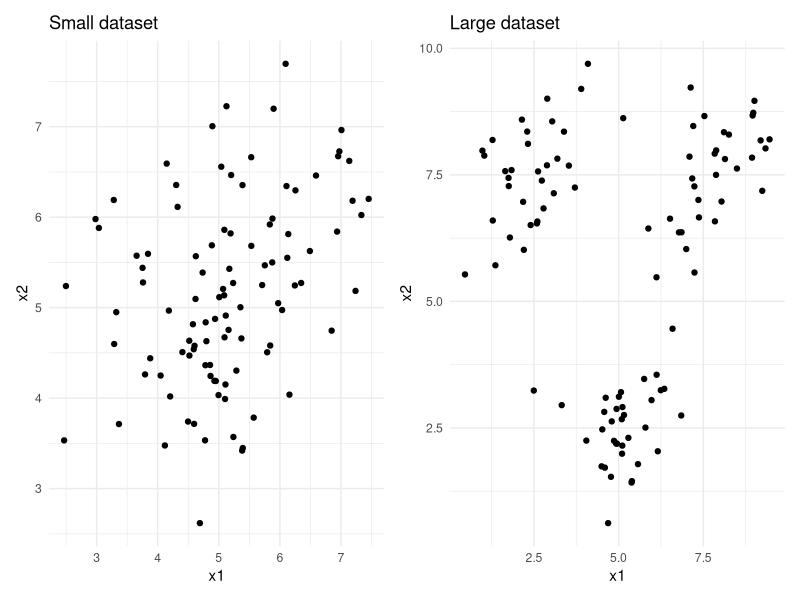
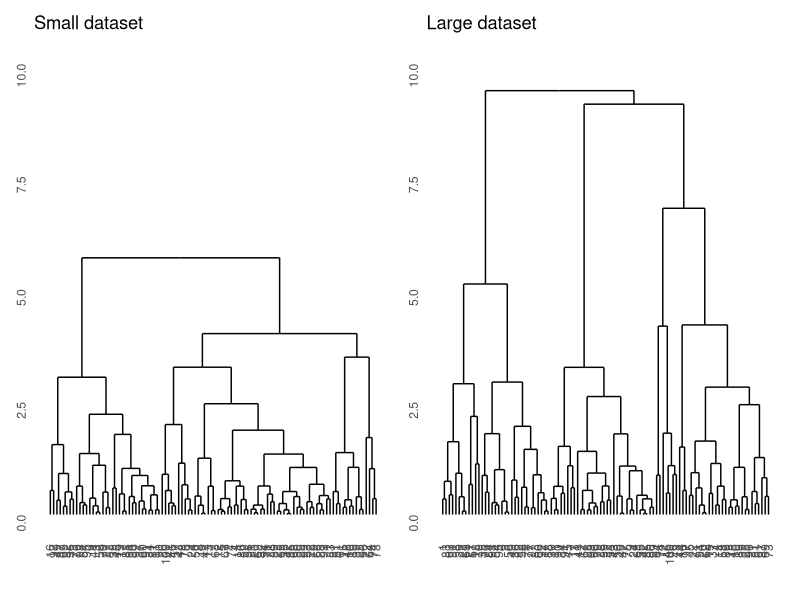
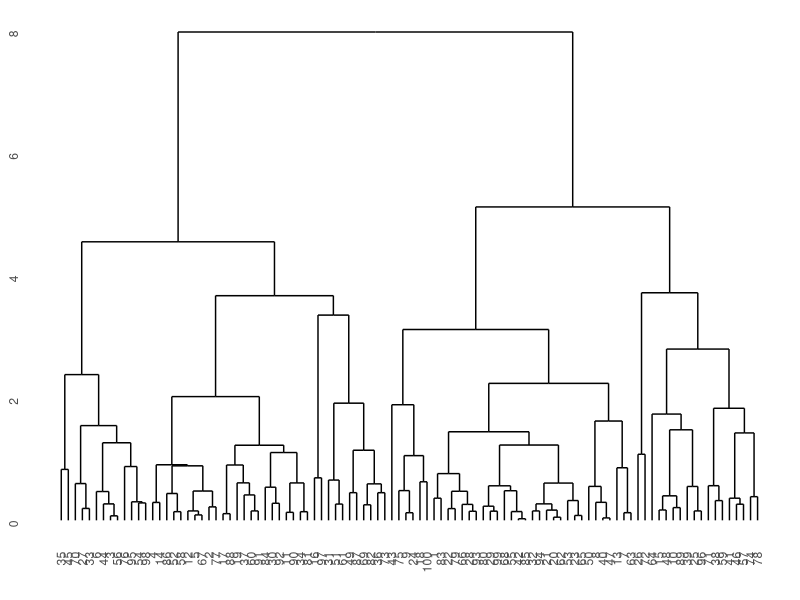
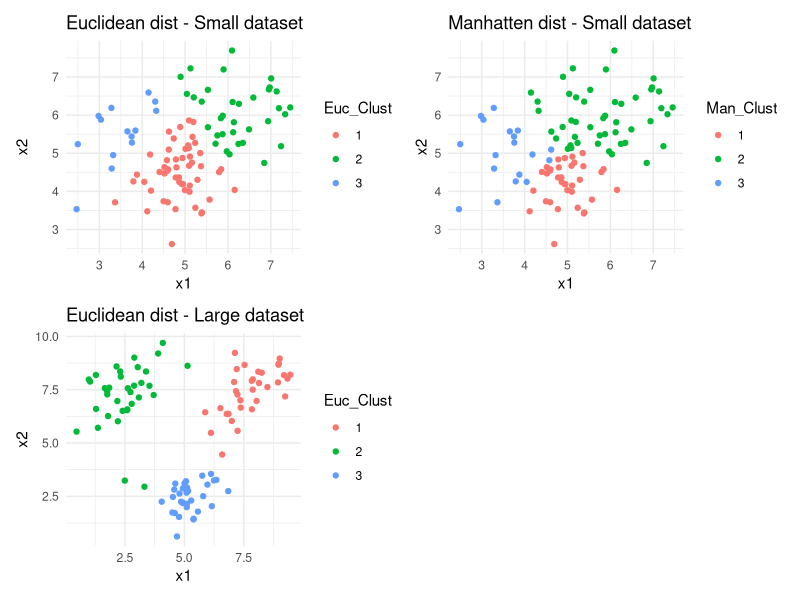

These charts were generated, in order, by the following R code: (Note: this script raises an error after producing the figures.)
## ---- chunk 1
knitr::opts_chunk$set(echo = TRUE)
## ---- chunk 2
library(MASS)
library(tidyverse)
library(patchwork)
library(ggdendro)
## ---- chunk 3
## To simulate data, we do the following

## First, set a seed for reproducibility
set.seed(123)

## Create a 2 by 2 variance-covariance matrix 
sigma      <- matrix(c(1, .5, .5, 1), 2, 2)

## Create a matrix with data that is simulated from a 
## multivariate normal distribution that has:

  ## 2 variables, both with a mean of 5 and variance-covariance stated in sigma
  ## 100 observations
sim_matrix <- mvrnorm(n = 100, mu = c(5, 5), 
                      Sigma = sigma)

## Name the columns from the simulated matrix x1 and x2
colnames(sim_matrix) <- c("x1", "x2")

## Create a tibble of the simulated matrix that has another
## variable which denotes one of three classes (A, B, C)
## which are randomly sampled with equal probabilities for every observation
sim_df <- 
  sim_matrix %>% 
  as_tibble() %>%
  mutate(class = sample(c("A", "B", "C"), size = 100, 
                        replace = TRUE))

## Create another tibble from the earlier created tibble that
## changes the variables in the following way:
sim_df_small <- 
  sim_df %>%
                        ## if class is A, x2 becomes x2 + .5
  mutate(x2 = case_when(class == "A" ~ x2 + .5,
                        ## if class is B, x2 becomes x2 - .5
                        class == "B" ~ x2 - .5,
                        ## and so on
                        class == "C" ~ x2 + .5),
         ## do similar changes for x1
         x1 = case_when(class == "A" ~ x1 - .5,
                        class == "B" ~ x1 - 0,
                        class == "C" ~ x1 + .5))

## Repeat the process from the previous created tibble, but now increase
## the values by which x2 and x1 change depending on class
sim_df_large <- 
  sim_df %>%
  mutate(x2 = case_when(class == "A" ~ x2 + 2.5,
                        class == "B" ~ x2 - 2.5,
                        class == "C" ~ x2 + 2.5),
         x1 = case_when(class == "A" ~ x1 - 2.5,
                        class == "B" ~ x1 - 0,
                        class == "C" ~ x1 + 2.5))
## ---- chunk 4
sim_df_small <- sim_df_small %>% select(-class)

sim_df_large <- sim_df_large %>% select(-class)
## ---- chunk 5
plot_one <- sim_df_small %>% ggplot(., aes(x = x1, y = x2)) +
  geom_point() + theme_minimal() + labs(title = "Small dataset")
plot_two <- sim_df_large %>% ggplot(., aes(x = x1, y = x2)) +
  geom_point() + theme_minimal() + labs(title = "Large dataset")

plot_one + plot_two + plot_layout(ncol = 2, nrow = 1) 
## ---- chunk 6
distance_small <- dist(sim_df_small, method = "euclidean")
results_small <- hclust(distance_small, method = "complete")

distance_large <- dist(sim_df_large, method = "euclidean")
results_large <- hclust(distance_large, method = "complete")

small_dendo <- ggdendrogram(results_small) + ylim(0, 10) +
  labs(title = "Small dataset")

large_dendo <- ggdendrogram(results_large) + ylim(0, 10) +
  labs(title = "Large dataset")

small_dendo + large_dendo + plot_layout(ncol = 2)
## ---- chunk 7
manhatten_distances <- dist(sim_df_small, method = "manhattan")
results_manhat <- hclust(manhatten_distances, method = "complete")

ggdendrogram(results_manhat)
## ---- chunk 8
sim_df_small <- sim_df_small %>%
  mutate(Euc_Clust = as.factor(cutree(results_small, k = 3)),
         Man_Clust = as.factor(cutree(results_manhat, k = 3)))

sim_df_large <- sim_df_large %>%
  mutate(Euc_Clust = as.factor(cutree(results_large, k = 3)))

clust_1 <- ggplot(sim_df_small, aes(x = x1, y = x2, col = Euc_Clust)) +
  geom_point() + theme_minimal() + labs(title = "Euclidean dist - Small dataset")

clust_2 <- ggplot(sim_df_small, aes(x = x1, y = x2, col = Man_Clust)) +
  geom_point() + theme_minimal() + labs(title = "Manhatten dist - Small dataset")

clust_3 <- ggplot(sim_df_large, aes(x = x1, y = x2, col = Euc_Clust)) +
  geom_point() + theme_minimal() + labs(title = "Euclidean dist - Large dataset")

clust_1 + clust_2 + clust_3 + plot_layout(ncol = 2, nrow = 2)
## ---- chunk 9
kmeans(sim_)
